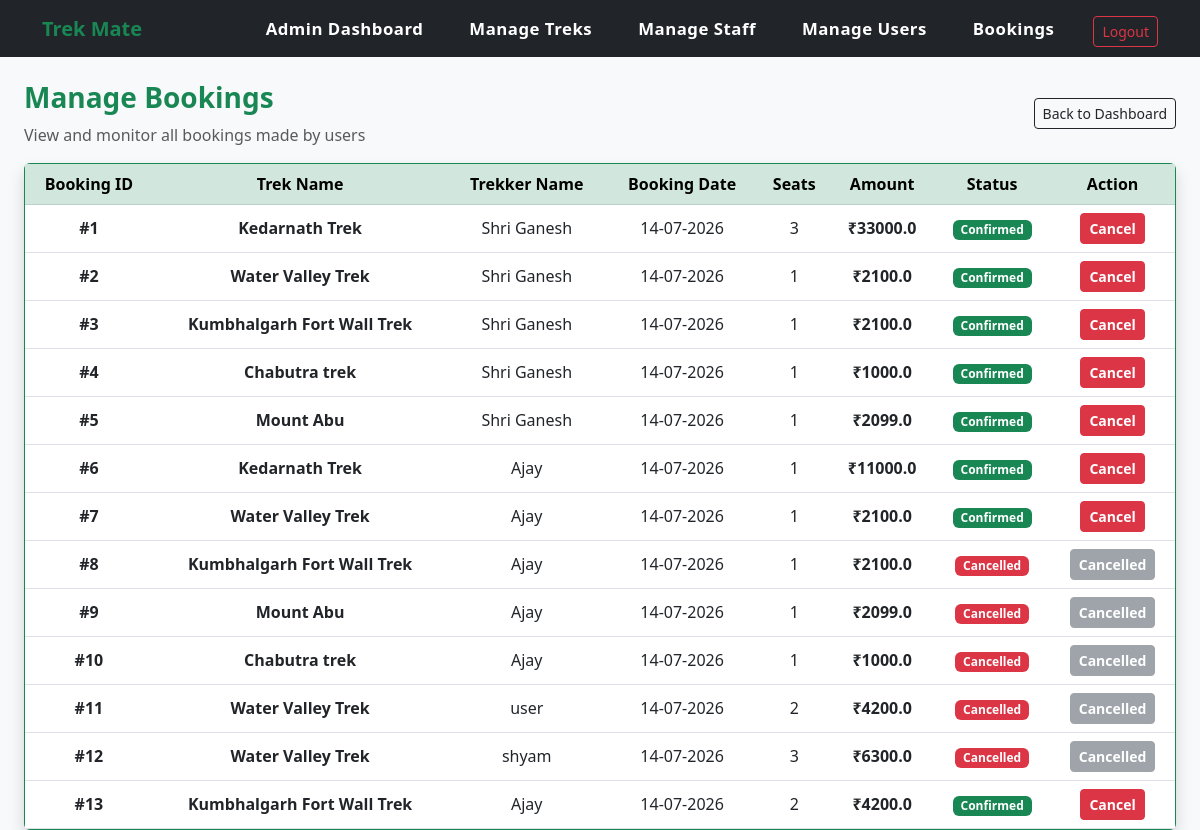
The page /admin/manage_bookings (signed in) on the database its author committed.
### app.py (models this page shows)
class Booking(db.Model):
    __tablename__ = 'trekmate_booking'
    id = db.Column(db.Integer, primary_key=True)
    trek_id = db.Column(db.Integer, db.ForeignKey('trekmate_treks.id'), nullable=False)
    user_id = db.Column(db.Integer, db.ForeignKey('trekmate_user.id'), nullable=False)
    seats_booked = db.Column(db.Integer, nullable=False)
    total_price = db.Column(db.Float, nullable=False)
    booking_date = db.Column(db.DateTime, default=datetime.utcnow)
    booking_status = db.Column(db.String(15), default='Confirmed')

class Trek(db.Model):
    __tablename__ = 'trekmate_treks'
    id = db.Column(db.Integer, primary_key=True)
    name = db.Column(db.String(100), nullable=False)
    location = db.Column(db.String(100), nullable=False)
    state = db.Column(db.String(50), nullable=False)
    country = db.Column(db.String(50), nullable=False, default='India')
    description = db.Column(db.Text, nullable=True)
    duration = db.Column(db.Integer, nullable=False)
    difficulty = db.Column(db.String(20), nullable=False)
    available_slots = db.Column(db.Integer, nullable=False)
    requested_slots = db.Column(db.Integer, nullable=True)
    price = db.Column(db.Float, nullable=False, default=0.0)
    status = db.Column(db.String(15), nullable=False, default='Upcoming')
    start_date = db.Column(db.Date, nullable=False)
    end_date = db.Column(db.Date, nullable=False)
    staff_id = db.Column(db.Integer, db.ForeignKey('trekmate_staff.id'))
    bookings = db.relationship('Booking', backref='trek', lazy=True)

class User(db.Model):
    __tablename__ = 'trekmate_user'
    id = db.Column(db.Integer, primary_key=True)
    username = db.Column(db.String(60), unique=True, nullable=False)
    email = db.Column(db.String(100), unique=True, nullable=False)
    password = db.Column(db.String(120), nullable=False)
    role = db.Column(db.String(10), nullable=False, default='trekker')
    status = db.Column(db.String(15), default='Active')
    full_name = db.Column(db.String(120))
    phone_number = db.Column(db.String(20), default="")
    gender = db.Column(db.String(10))
    date_of_birth = db.Column(db.Date)
    city = db.Column(db.String(50))
    state = db.Column(db.String(50))
    bio = db.Column(db.Text, default="")
    staff_profile = db.relationship('StaffProfile', backref='user', uselist=False, cascade="all, delete-orphan")
    bookings = db.relationship('Booking', backref='user', lazy=True)

### app.py (the view)
@app.route("/admin/manage_bookings")
def manage_bookings():
    if session.get('user_id') == None or session.get('role') != 'admin':
        return redirect(url_for('login'))
    all_bookings = Booking.query.all()
    return render_template("manage_bookings.html", bookings=all_bookings)

### templates/manage_bookings.html (shortened to what this page needs)
{% extends 'base.html' %}
{% block content %}
<div class="row mb-3 align-items-center">
    <div class="col-md-6">
        <h3 class="text-success fw-bold">Manage Bookings</h3>
        <p class="text-muted mb-0">View and monitor all bookings made by users</p>
    </div>
    <div class="col-md-6 text-end">
        <a href="{{ url_for('admin_dashboard') }}" class="btn btn-outline-dark btn-sm">Back to Dashboard</a>
    </div>
</div>
<div class="card shadow border-success">
    <div class="card-body p-0 table-responsive">
        {% if bookings %}
            <table class="table table-hover mb-0 text-center align-middle">
                <thead class="table-success">
                    <tr>
                        <th>Booking ID</th>
                        <th>Trek Name</th>
                        <th>Trekker Name</th>
                        <th>Booking Date</th>
                        <th>Seats</th>
                        <th>Amount</th>
                        <th>Status</th>
                        <th>Action</th>
                    </tr>
                </thead>
                <tbody>
                    {% for b in bookings %}
                    <tr>
                        <td class="fw-bold">#{{ b.id }}</td>
                        <td>
                            <span class="fw-bold">{{ b.trek.name }}</span>
                        </td>
                        <td>{{ b.user.username }}</td>
                        <td>{{ b.booking_date.strftime('%d-%m-%Y') }}</td>
                        <td>{{ b.seats_booked }}</td>
                        <td class="fw-bold"> ₹{{ b.total_price }}</td>
                        <td>
                            {% if b.booking_status == 'Confirmed' %}
                                <span class="badge bg-success">Confirmed</span>
                            {% elif b.booking_status == 'Cancelled' %}
                                <span class="badge bg-danger">Cancelled</span>
                            {% else %}
                                <span class="badge bg-warning text-dark">{{ b.booking_status }}</span>
                            {% endif %}
                        </td>
                        <td>
                            {% if b.booking_status == 'Confirmed' %}
                                <a href="{{ url_for('cancel_booking', booking_id=b.id) }}"
                                class="btn btn-danger btn-sm fw-bold"
                                onclick="return confirm('Cancel this user\'s booking?');">Cancel</a>
                            {% else %}
                                <button class="btn btn-secondary btn-sm fw-bold" disabled>Cancelled</button>
                            {% endif %}
                        </td>
                    </tr>
                    {% endfor %}
                </tbody>
            </table>
        {% else %}
            <div class="alert alert-warning text-center m-4 p-5 border text-muted shadow-sm">
                <h4 class="fw-bold mb-2">No Bookings Yet</h4>
                <p class="mb-0">Users have not made any trek bookings yet</p>
            </div>
        {% endif %}
    </div>
</div>
{% endblock %}

### rows shown on the page
Booking: id "1", trek.name "Kedarnath Trek", user.username "Shri Ganesh", booking_date "14-07-2026", seats_booked "3", total_price "33000.0", booking_status "Confirmed"
Booking: id "2", trek.name "Water Valley Trek", user.username "Shri Ganesh", booking_date "14-07-2026", seats_booked "1", total_price "2100.0", booking_status "Confirmed"
Booking: id "3", trek.name "Kumbhalgarh Fort Wall Trek", user.username "Shri Ganesh", booking_date "14-07-2026", seats_booked "1", total_price "2100.0", booking_status "Confirmed"
Booking: id "4", trek.name "Chabutra trek", user.username "Shri Ganesh", booking_date "14-07-2026", seats_booked "1", total_price "1000.0", booking_status "Confirmed"
Booking: id "5", trek.name "Mount Abu", user.username "Shri Ganesh", booking_date "14-07-2026", seats_booked "1", total_price "2099.0", booking_status "Confirmed"
Booking: id "6", trek.name "Kedarnath Trek", user.username "Ajay", booking_date "14-07-2026", seats_booked "1", total_price "11000.0", booking_status "Confirmed"
Booking: id "7", trek.name "Water Valley Trek", user.username "Ajay", booking_date "14-07-2026", seats_booked "1", total_price "2100.0", booking_status "Confirmed"
Booking: id "8", trek.name "Kumbhalgarh Fort Wall Trek", user.username "Ajay", booking_date "14-07-2026", seats_booked "1", total_price "2100.0", booking_status "Cancelled"
Booking: id "9", trek.name "Mount Abu", user.username "Ajay", booking_date "14-07-2026", seats_booked "1", total_price "2099.0", booking_status "Cancelled"
Booking: id "10", trek.name "Chabutra trek", user.username "Ajay", booking_date "14-07-2026", seats_booked "1", total_price "1000.0", booking_status "Cancelled"
Booking: id "11", trek.name "Water Valley Trek", user.username "user", booking_date "14-07-2026", seats_booked "2", total_price "4200.0", booking_status "Cancelled"
Booking: id "12", trek.name "Water Valley Trek", user.username "shyam", booking_date "14-07-2026", seats_booked "3", total_price "6300.0", booking_status "Cancelled"
Booking: id "13", trek.name "Kumbhalgarh Fort Wall Trek", user.username "Ajay", booking_date "14-07-2026", seats_booked "2", total_price "4200.0", booking_status "Confirmed"
